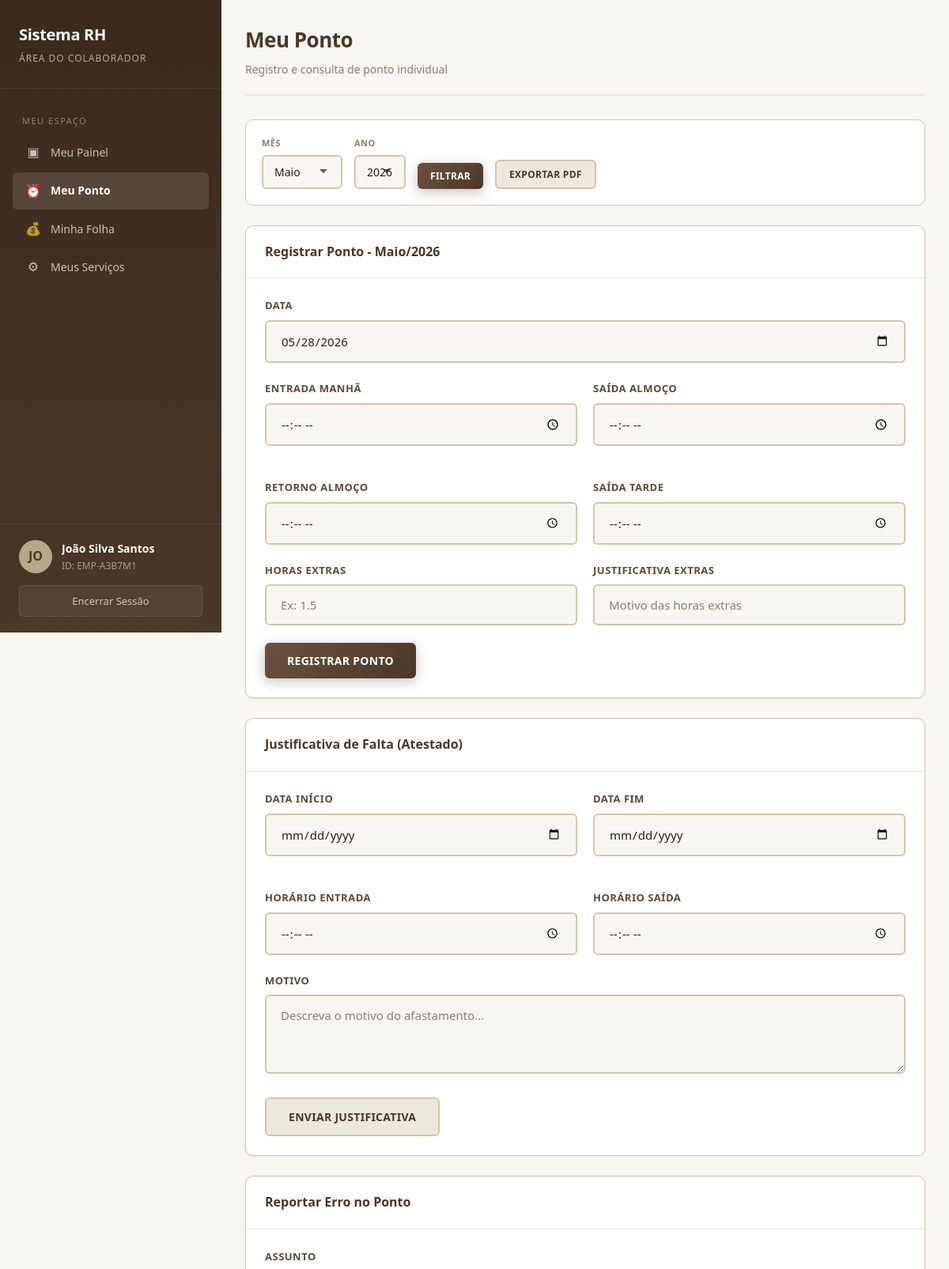
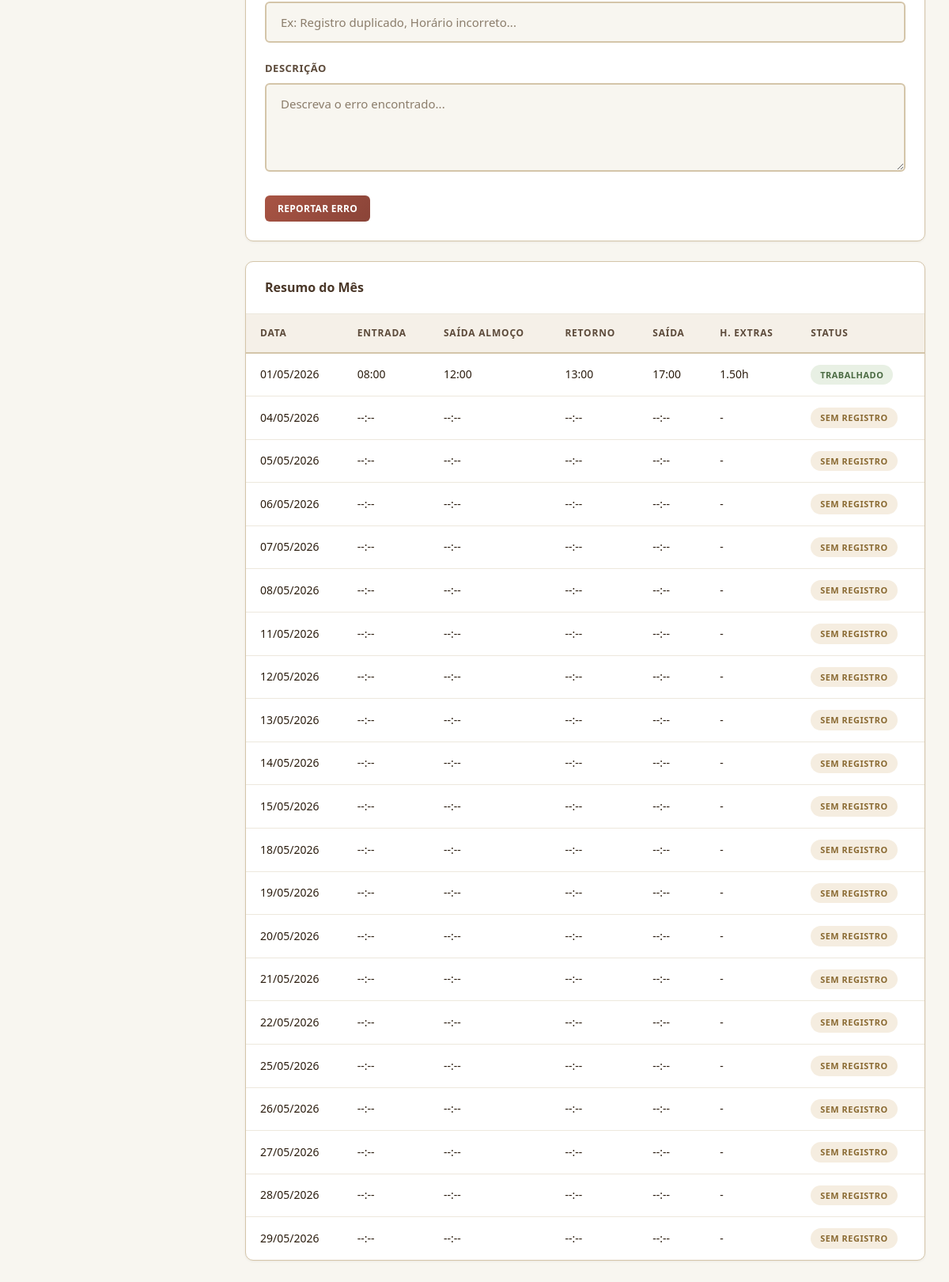
Screenshot of /employee/meu_ponto.php (signed in) with the database file from the repository (2 pictures, top to bottom).
### tables this page shows
CREATE TABLE IF NOT EXISTS users (
    id INT AUTO_INCREMENT PRIMARY KEY,
    obfuscated_id VARCHAR(50) UNIQUE NOT NULL,
    nome_completo VARCHAR(200) NOT NULL,
    cpf VARCHAR(14) UNIQUE NOT NULL,
    data_nascimento DATE NOT NULL,
    cargo VARCHAR(100) NOT NULL,
    email VARCHAR(150) NOT NULL,
    senha_hash VARCHAR(255) NOT NULL,
    nivel_acesso ENUM('admin','rh','coordenacao','funcionario') DEFAULT 'funcionario',
    status ENUM('ativo','inativo','ferias','licenca') DEFAULT 'ativo',
    data_criacao DATETIME DEFAULT CURRENT_TIMESTAMP,
    data_atualizacao DATETIME DEFAULT CURRENT_TIMESTAMP ON UPDATE CURRENT_TIMESTAMP,
    INDEX idx_obfuscated_id (obfuscated_id),
    INDEX idx_email (email),
    INDEX idx_cargo (cargo)
);

CREATE TABLE IF NOT EXISTS ponto_registro (
    id INT AUTO_INCREMENT PRIMARY KEY,
    user_id INT NOT NULL,
    data_registro DATE NOT NULL,
    entrada_manha TIME,
    saida_manha TIME,
    entrada_tarde TIME,
    saida_tarde TIME,
    horas_extras DECIMAL(5,2) DEFAULT 0.00,
    justificativa_extras TEXT,
    status ENUM('trabalhado','nao_trabalhado','sem_registro','falta_justificada') DEFAULT 'sem_registro',
    observacoes TEXT,
    criado_em DATETIME DEFAULT CURRENT_TIMESTAMP,
    FOREIGN KEY (user_id) REFERENCES users(id) ON DELETE CASCADE,
    INDEX idx_user_data (user_id, data_registro)
);

### employee/meu_ponto.php (the view, shortened to what this page needs)
<?php
require_once '../config/functions.php';
require_once '../includes/header_employee.php';
$db = Database::getInstance()->getConnection();
$userId = $_SESSION['user_id'];
$mes = $_GET['mes'] ?? date('m');
$ano = $_GET['ano'] ?? date('Y');
$stmt = $db->prepare("
    SELECT * FROM ponto_registro
    WHERE user_id = ? AND MONTH(data_registro) = ? AND YEAR(data_registro) = ?
    ORDER BY data_registro ASC
");
$stmt->execute([$userId, $mes, $ano]);
$registros = $stmt->fetchAll();
$registros_map = [];
foreach ($registros as $r) $registros_map[$r['data_registro']] = $r;
$dias_no_mes = cal_days_in_month(CAL_GREGORIAN, $mes, $ano);
?>
<div class="page-header">
    <h1>Meu Ponto</h1>
    <p>Registro e consulta de ponto individual</p>
</div>
<div class="filters-bar">
    <div class="filter-group">
        <label>Mês</label>
        <select class="form-control" id="filterMes">
            <?php for ($i = 1; $i <= 12; $i++): ?>
                <option value="<?= str_pad($i, 2, '0', STR_PAD_LEFT) ?>" <?= $i == $mes ? 'selected' : '' ?>><?= getMonthName($i) ?></option>
            <?php endfor; ?>
        </select>
    </div>
    <div class="filter-group">
        <label>Ano</label>
        <select class="form-control" id="filterAno">
            <?php for ($y = date('Y') - 2; $y <= date('Y') + 1; $y++): ?>
                <option value="<?= $y ?>" <?= $y == $ano ? 'selected' : '' ?>><?= $y ?></option>
            <?php endfor; ?>
        </select>
    </div>
    <button class="btn btn-primary btn-sm" onclick="window.location='meu_ponto.php?mes='+document.getElementById('filterMes').value+'&ano='+document.getElementById('filterAno').value">Filtrar</button>
    <button class="btn btn-secondary btn-sm" onclick="exportPDF('../api/pdf_generate.php', {tipo: 'ponto_func', mes: '<?= $mes ?>', ano: '<?= $ano ?>'})">Exportar PDF</button>
</div>
<div class="card fade-in" style="margin-bottom: 25px;">
    <div class="card-header">
        <h3>Registrar Ponto - <?= getMonthName($mes) ?>/<?= $ano ?></h3>
    </div>
    <div class="card-body">
        <form method="POST" data-validate>
            <div class="form-group">
                <label>Data</label>
                <input type="date" name="data_registro" class="form-control" value="<?= date('Y-m-d') ?>" required>
            </div>
            <div class="grid-2">
                <div class="form-group">
                    <label>Entrada Manhã</label>
                    <input type="time" name="entrada_manha" class="form-control">
                </div>
                <div class="form-group">
                    <label>Saída Almoço</label>
                    <input type="time" name="saida_manha" class="form-control">
                </div>
                <div class="form-group">
                    <label>Retorno Almoço</label>
                    <input type="time" name="entrada_tarde" class="form-control">
                </div>
                <div class="form-group">
                    <label>Saída Tarde</label>
                    <input type="time" name="saida_tarde" class="form-control">
                </div>
            </div>
            <div class="grid-2">
                <div class="form-group">
                    <label>Horas Extras</label>
                    <input type="number" name="horas_extras" class="form-control" step="0.25" min="0" placeholder="Ex: 1.5">
                </div>
                <div class="form-group">
                    <label>Justificativa Extras</label>
                    <input type="text" name="justificativa_extras" class="form-control" placeholder="Motivo das horas extras">
                </div>
            </div>
            <button type="submit" class="btn btn-primary">Registrar Ponto</button>
        </form>
    </div>
</div>
<div class="card fade-in" style="margin-bottom: 25px;">
    <div class="card-header">
        <h3>Justificativa de Falta (Atestado)</h3>
    </div>
    <div class="card-body">
        <form method="POST">
            <div class="grid-2">
                <div class="form-group">
                    <label>Data Início</label>
                    <input type="date" name="data_inicio" class="form-control" required>
                </div>
                <div class="form-group">
                    <label>Data Fim</label>
                    <input type="date" name="data_fim" class="form-control" required>
                </div>
                <div class="form-group">
                    <label>Horário Entrada</label>
                    <input type="time" name="horario_entrada" class="form-control">
                </div>
                <div class="form-group">
                    <label>Horário Saída</label>
                    <input type="time" name="horario_saida" class="form-control">
                </div>
            </div>
            <div class="form-group">
                <label>Motivo</label>
                <textarea name="motivo" class="form-control" rows="3" required placeholder="Descreva o motivo do afastamento..."></textarea>
            </div>
            <button type="submit" class="btn btn-secondary">Enviar Justificativa</button>
        </form>
    </div>
</div>
<div class="card fade-in" style="margin-bottom: 25px;">
    <div class="card-header">
        <h3>Reportar Erro no Ponto</h3>
    </div>
    <div class="card-body">
        <form method="POST">
            <div class="form-group">
                <label>Assunto</label>
                <input type="text" name="assunto" class="form-control" required placeholder="Ex: Registro duplicado, Horário incorreto...">
            </div>
            <div class="form-group">
                <label>Descrição</label>
                <textarea name="descricao" class="form-control" rows="4" required placeholder="Descreva o erro encontrado..."></textarea>
            </div>
            <button type="submit" class="btn btn-danger btn-sm">Reportar Erro</button>
        </form>
    </div>
</div>
<div class="card fade-in">
    <div class="card-header">
        <h3>Resumo do Mês</h3>
    </div>
    <div class="card-body" style="padding: 0;">
        <table class="table">
            <thead>
                <tr>
                    <th>Data</th>
                    <th>Entrada</th>
                    <th>Saída Almoço</th>
                    <th>Retorno</th>
                    <th>Saída</th>
                    <th>H. Extras</th>
                    <th>Status</th>
                </tr>
            </thead>
            <tbody>
                <?php for ($d = 1; $d <= $dias_no_mes; $d++):
                    $data = sprintf('%04d-%02d-%02d', $ano, $mes, $d);
                    $registro = $registros_map[$data] ?? null;
                    $status = $registro ? $registro['status'] : 'sem_registro';
                    $dia_semana = date('N', strtotime($data));
                    if ($dia_semana >= 6) continue;
                ?>
                <tr class="<?= $status ?>">
                    <td><?= formatDate($data) ?></td>
                    <td><?= formatTime($registro['entrada_manha'] ?? null) ?></td>
                    <td><?= formatTime($registro['saida_manha'] ?? null) ?></td>
                    <td><?= formatTime($registro['entrada_tarde'] ?? null) ?></td>
                    <td><?= formatTime($registro['saida_tarde'] ?? null) ?></td>
                    <td><?= $registro && $registro['horas_extras'] > 0 ? $registro['horas_extras'] . 'h' : '-' ?></td>
                    <td><?= getStatusBadge($status) ?></td>
                </tr>
                <?php endfor; ?>
            </tbody>
        </table>
    </div>
</div>
<?php require_once '../includes/footer.php'; ?>

### includes/header_employee.php (shortened to what this page needs)
<?php
require_once __DIR__ . '/../config/functions.php';
$db = Database::getInstance()->getConnection();
$stmt = $db->prepare("SELECT * FROM users WHERE id = ?");
$stmt->execute([$_SESSION['user_id']]);
$currentUser = $stmt->fetch();
$currentPage = basename($_SERVER['PHP_SELF'], '.php');
function isActive($page) {
    global $currentPage;
    return $currentPage === $page ? 'active' : '';
}
?>
<!DOCTYPE html>
<html lang="pt-BR">
<head>
    <link rel="stylesheet" href="../css/style.css">
</head>
<body>
<div class="app-layout">
    <aside class="sidebar">
        <div class="sidebar-header">
            <h2>Sistema RH</h2>
            <p>Área do Colaborador</p>
        </div>
        <nav class="sidebar-nav">
            <div class="nav-section">
                <div class="nav-section-title">Meu Espaço</div>
                <a href="dashboard.php" class="nav-item <?=isActive('dashboard')?>">
                    <span class="nav-icon">&#9635;</span> Meu Painel
                </a>
                <a href="meu_ponto.php" class="nav-item <?=isActive('meu_ponto')?>">
                    <span class="nav-icon">&#9200;</span> Meu Ponto
                </a>
                <a href="minha_folha.php" class="nav-item <?=isActive('minha_folha')?>">
                    <span class="nav-icon">&#128176;</span> Minha Folha
                </a>
                <a href="servicos.php" class="nav-item <?=isActive('servicos')?>">
                    <span class="nav-icon">&#9881;</span> Meus Serviços
                </a>
            </div>
        </nav>
        <div class="sidebar-footer">
            <div class="sidebar-user">
                <div class="user-avatar"><?=strtoupper(substr($currentUser['nome_completo'], 0, 2))?></div>
                <div class="user-info">
                    <h4><?=htmlspecialchars($currentUser['nome_completo'])?></h4>
                    <p>ID: <?=$currentUser['obfuscated_id']?></p>
                </div>
            </div>
            <button class="btn-logout" onclick="if(confirm('Deseja sair?')) window.location='../logout.php'">
                Encerrar Sessão
            </button>
        </div>
    </aside>
    <main class="main-content">

### config/functions.php (shortened to what this page needs)
<?php
function formatDate($date) {
    return date('d/m/Y', strtotime($date));
}
function formatTime($time) {
    if (empty($time)) return '--:--';
    return date('H:i', strtotime($time));
}
function getMonthName($month) {
    $months = [
        1 => 'Janeiro', 2 => 'Fevereiro', 3 => 'Março', 4 => 'Abril',
        5 => 'Maio', 6 => 'Junho', 7 => 'Julho', 8 => 'Agosto',
        9 => 'Setembro', 10 => 'Outubro', 11 => 'Novembro', 12 => 'Dezembro'
    ];
    return $months[intval($month)] ?? '';
}
function getStatusBadge($status) {
    $classes = [
        'trabalhado' => 'badge-success',
        'nao_trabalhado' => 'badge-danger',
        'sem_registro' => 'badge-warning',
        'falta_justificada' => 'badge-info',
        'pendente' => 'badge-warning',
        'aprovado' => 'badge-success',
        'rejeitado' => 'badge-danger',
        'em_andamento' => 'badge-info',
        'concluido' => 'badge-success',
        'cancelado' => 'badge-secondary',
        'aberto' => 'badge-danger',
        'em_analise' => 'badge-warning',
        'resolvido' => 'badge-success',
        'fechado' => 'badge-secondary'
    ];
    $class = $classes[$status] ?? 'badge-secondary';
    return '<span class="badge ' . $class . '">' . ucfirst(str_replace('_', ' ', $status)) . '</span>';
}
?>

### rows the page displays
users: nome_completo "JO", nome_completo "João Silva Santos", obfuscated "EMP-A3B7M1"
ponto_registro: data "01/05/2026", entrada_manha "08:00", saida_manha "12:00", entrada_tarde "13:00", saida_tarde "17:00", horas_extras "1.50", status "TRABALHADO"

### other values shown
getMonthName($mes) "Maio"
$ano "2026"
formatDate($data) "04/05/2026"
formatTime($registro['entrada_manha'] ?? null) "--:--"
formatTime($registro['saida_manha'] ?? null) "--:--"
formatTime($registro['entrada_tarde'] ?? null) "--:--"
formatTime($registro['saida_tarde'] ?? null) "--:--"
formatDate($data) "05/05/2026"
formatDate($data) "06/05/2026"
formatDate($data) "07/05/2026"
formatDate($data) "08/05/2026"
formatDate($data) "11/05/2026"
formatDate($data) "12/05/2026"
formatDate($data) "13/05/2026"
formatDate($data) "14/05/2026"
